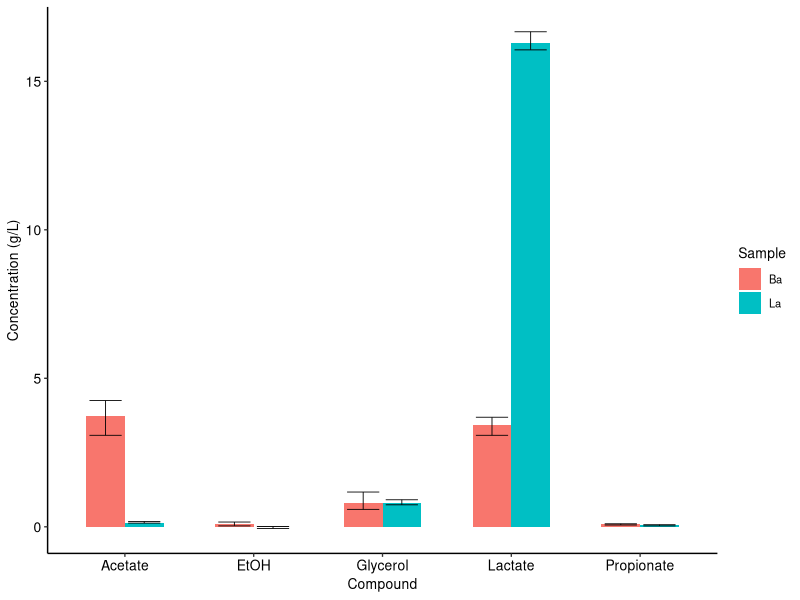
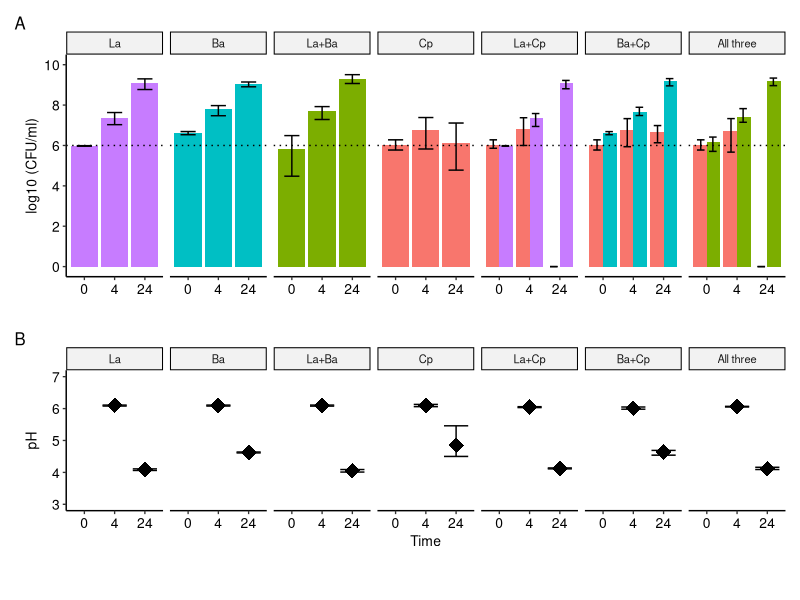
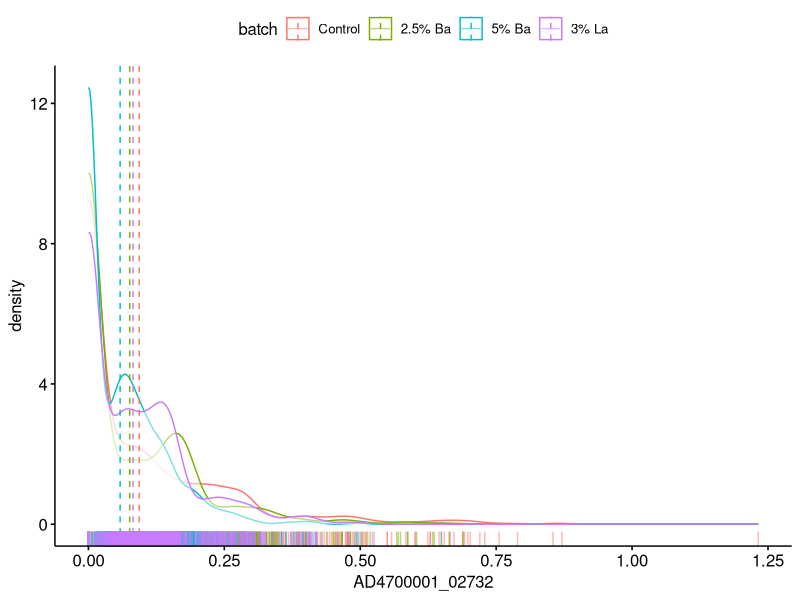
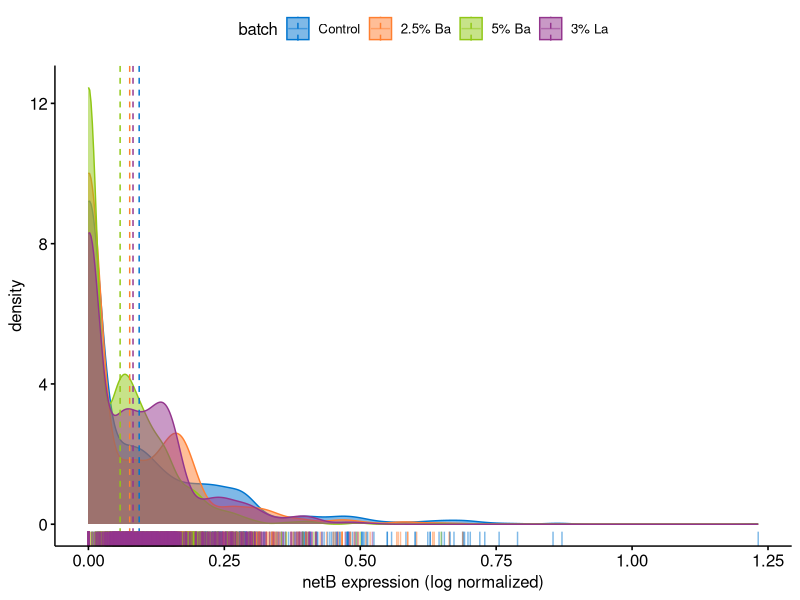
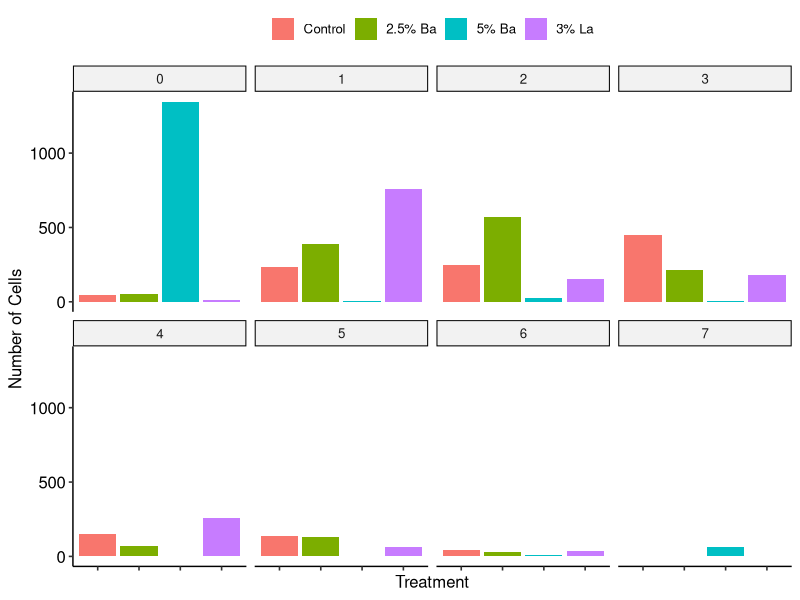
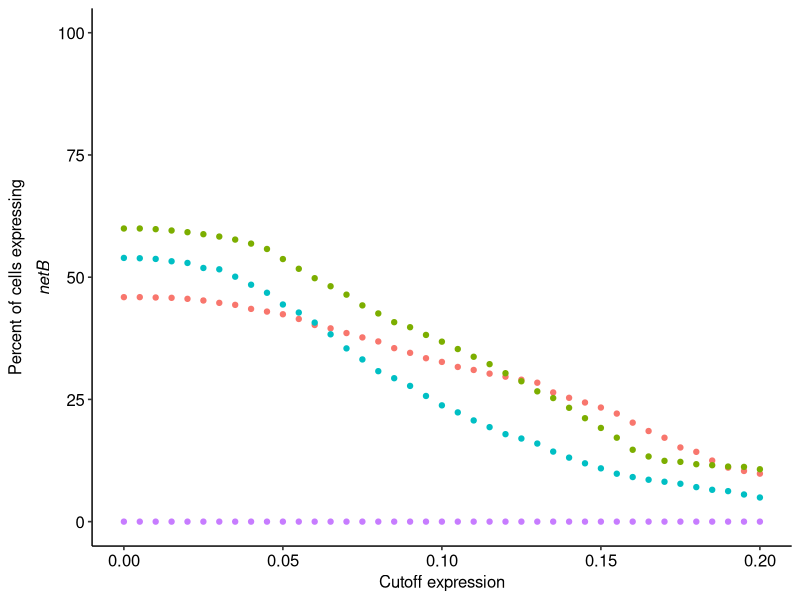
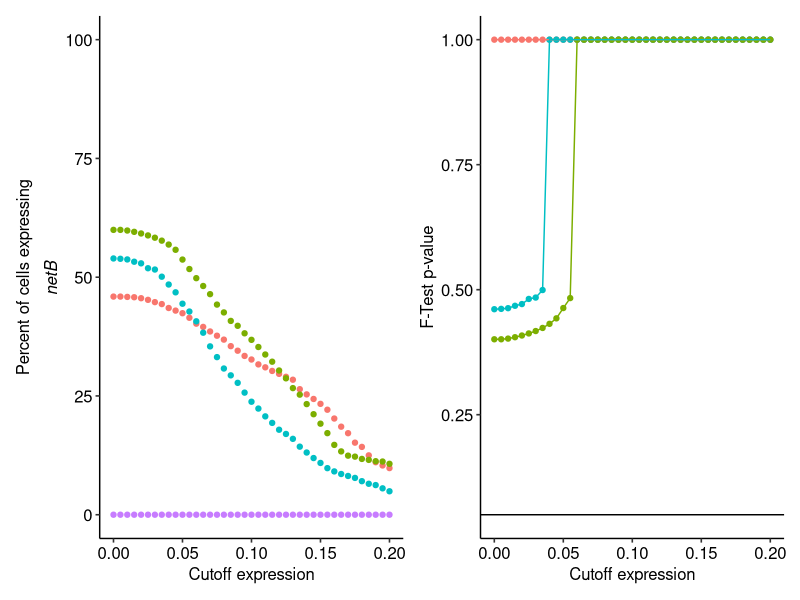
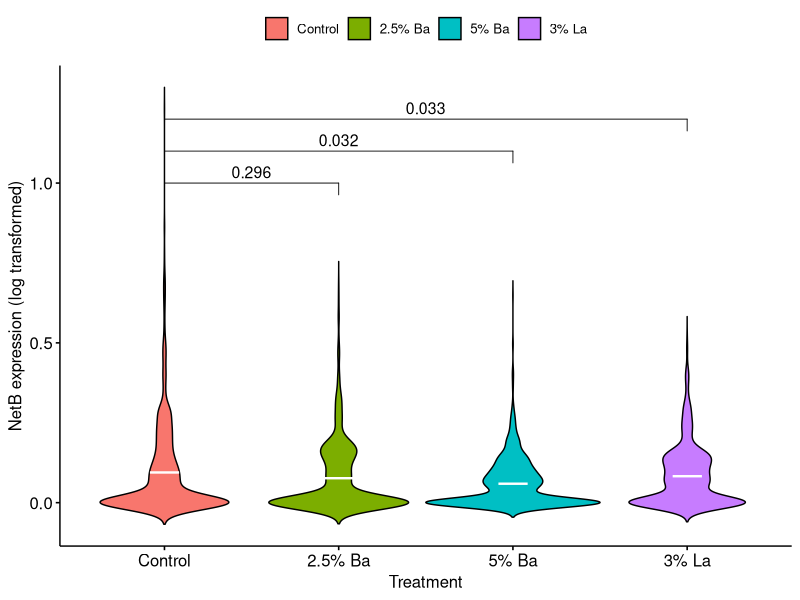

Write R code to recreate these figures, in order.
# This script is for plotting the data for Meisch et al. 
# Written by Gerda Saxer 2026
# 

# Loading libraries
library(ggpubr)
library(rstatix)
library(tidyverse)
library(readxl)
library(broom)
library(patchwork)
library(cowplot)
library(rstatix)
library(purrr)
library(dbplyr)


######################################################################################################
####### Metabolites #############
######################################################################################################


############ FIGURE 1 ############
sup <- read_xlsx('Meisch_et_al_Data_Tables.xlsx', sheet = "Organic Acids", na = c("", "NA", "N/A") )
glimpse(sup)

sup %>%
  ggplot(aes(Compound, Value, fill=Sample))+
  stat_summary(fun='mean', geom = 'bar', position='dodge', width = 0.6)+
  stat_summary(geom = 'errorbar', fun.data=mean_cl_boot, position = position_dodge(.6), size=.3, width = .5)+
  theme_pubr(base_size = 10)+
  theme(legend.position = "right" )+
  xlab("Compound")+
  ylab("Concentration (g/L)")+
  scale_x_discrete(labels=c("AG01" = "L. acidophilus", "AG02"="B. lactis"))




######################################################################################################
####### Co-culture #############
######################################################################################################


########   FIGURE 2 ######################
coculture <- read_xlsx('Meisch_et_al_Data_Tables.xlsx', sheet = "Co-Culture ", na = c("", "NA", "N/A") )
glimpse(coculture)


culture.labs <- c('BC'='Ba+Cp','B' = 'Ba',  'C'='Cp', 'L'='La', 'LB'='La+Ba', 'LBC'='All three', 'LC'='La+Cp','CP' = 'C. perfringens CP 25037', 'DFM'='L. acidophilus AG01')

options(repr.plot.width =9, repr.plot.height =3.5) 
cocu <- coculture %>%
  ggplot(aes(fill=Fill, x = as.factor(Time), y = logCFU)) +
  facet_grid(~factor(Culture, levels = c('L', 'B', 'LB', 'C', 'LC', 'BC', 'LBC')), labeller = as_labeller(culture.labs))+
  stat_summary(fun = "mean", geom ="bar", position="dodge")+
  stat_summary(geom = "errorbar", fun.data=mean_cl_boot, position = position_dodge(.8), width=.5)+
  scale_y_continuous(limits = c(0, 10), breaks = c(0, 2, 4, 6, 8, 10))+
  geom_hline(yintercept = 6, linetype="dotted")+
  ylab("log10 (CFU/ml)") + 
  xlab("")+
  theme_pubr(base_size = 10)+
  theme(legend.position = "none")
#cocu

# ANOVA Viability among Cp containing cultures at T = 4
coculture %>% 
  filter(Time == 4) %>% 
  filter(Media =="CP") %>% 
  filter(Culture %in% c("C", "BC", "LC", "LBC")) %>% 
  aov(logCFU ~ Culture, .) %>% summary.aov

# ANOVA Viability among Cp containing cultures at T = 24
coculture %>% 
  filter(Time == 24) %>% 
  filter(Media =="CP") %>% 
  filter(Culture %in% c("C", "BC", "LC", "LBC")) %>% 
  aov(logCFU ~ Culture, .) %>% summary.aov

# Tukey HSD for Viability among Cp containing cultures at T = 24
coculture %>%   
  filter(Time == 24) %>% 
  filter(Media =="CP") %>% 
  filter(Culture %in% c("C", "BC", "LC", "LBC")) %>% 
  tukey_hsd(logCFU ~ Culture) %>% view()


## pH of co-cultures

ph <- coculture %>%
  ggplot(aes(x = as.factor(Time), y = pH)) +
  facet_grid(~factor(Culture, levels = c('L', 'B', 'LB', 'C', 'LC', 'BC', 'LBC')), labeller = as_labeller(culture.labs))+
  stat_summary(fun = "mean", geom ="point", position="dodge", shape='diamond', size=5)+
  stat_summary(geom = "errorbar", fun.data=mean_cl_boot, position = position_dodge(.8), size=0.5, width=.8)+
  ylim(3,7)+
  ylab("pH") + 
  xlab("Time")+
  theme_pubr(base_size = 10)
#ph

(cocu )/(ph +plot_layout(height = c(4,1))) + plot_annotation(tag_levels="A")

coculture %>% 
  filter(Time == 24) %>% 
  aov(pH ~ Culture, .) %>% summary.aov
pairwise_pH <- coculture %>%   
  filter(Time == 24) %>%
  tukey_hsd(pH ~ Culture) %>% view()


######################################################################################################
####### netB expression #############
######################################################################################################

netB <- read_xlsx('Meisch_et_al_Data_Tables.xlsx', sheet = "NetB expression", na = c("", "NA", "N/A") )
glimpse(netB)

control <- filter(netB, batch =='Control')
AG02_2.5 <- filter(netB, batch =='2.5% Ba')
AG02_5 <- filter(netB, batch =='5% Ba')
La <- filter(netB, batch == "3% La")

summary(netB)

netB$batch <- factor(netB$batch, levels = c('Control', '2.5% Ba', '5% Ba', '3% La'))
ggdensity(netB, x = 'AD4700001_02732', add="mean", rug=TRUE, color = 'batch') 
ggdensity(netB, x = 'AD4700001_02732', add='mean', rug =TRUE, color = 'batch', fill='batch', xlab="netB expression (log normalized)", palette = c('#0075CF', '#FF7F30','#90C715', '#93358D'))



############ Figure 3B ############

netB %>%
  ggplot(aes(x = factor(batch, 
                        levels = c("Control", "2.5% Ba", "5% Ba", "3% La")))) +
  geom_bar(aes(fill = batch)) +
  facet_wrap(~louvain, ncol = 4) +
  theme_pubr() +
  theme(axis.text.x = element_blank(), legend.title = element_blank()) +
  ylab("Number of Cells") +
  xlab("Treatment")


############ Fisher' exact test Treatment - Control - Cells expessing netB with expression > 0
threshold <- 0.0

# Summary table
summary_tbl <- netB %>%
  mutate(NetB = AD4700001_02732 > threshold) %>%
  group_by(batch) %>%
  summarise(Total_cells = n(),
    NetB_expressing = sum(NetB),
    Non_expressing = sum(!NetB),
    Percent_expressing = round(100 * NetB_expressing / Total_cells, 1),
    .groups = "drop")


control <- summary_tbl %>%
  filter(batch == "Control")

fisher_results <- summary_tbl %>%
  filter(batch != "Control") %>%
  rowwise() %>%
  mutate(p.value = fisher.test( matrix(
    c(control$NetB_expressing,
      control$Non_expressing,
      NetB_expressing,
      Non_expressing), 
    nrow = 2, byrow = TRUE))$p.value) %>%
  ungroup() %>%
  select(batch, p.value)

final_table <- summary_tbl %>%
  left_join(fisher_results, by = "batch")

final_table <- final_table %>%
  mutate( batch = factor( batch, levels = c("Control", "2.5% Ba", "5% Ba", "3% La"))) %>%
  arrange(batch)

final_table



############ Figure 4 and cut-off analyses ############

cutoffs <- seq(0, 0.2, by = 0.005)
samples <- list(Control = control, `2.5% Ba` = AG02_2.5, `5% Ba` = AG02_5,`3% La` = La)

final_df <- map_dfr(cutoffs, function(cutoff) {
  summary_tbl <- map_dfr(names(samples), function(trt) {
    df <- samples[[trt]]
    expressing <- sum(df$AD4700001_02732 > cutoff)
    total <- nrow(df)
    tibble(Sample = trt,
           cutoff = cutoff,
           `no expression` = total - expressing,
           `netB expression` = expressing,
           netB = expressing / total)
  })
  
  control_row <- summary_tbl %>%
    filter(Sample == "Control")
  
  summary_tbl %>%
    rowwise() %>%
    mutate(p.value = case_when(
      Sample == "Control" ~ NA_real_, TRUE ~ fisher.test(matrix(
        c(control_row$`netB expression`,
          control_row$`no expression`,
          `netB expression`,
          `no expression`),
        nrow = 2,byrow = TRUE))$p.value)) %>%
    ungroup()
  
})



nb <- ggplot(final_df, aes(cutoff, netB*100, color = Sample))+
  geom_point()+
  theme_pubr()+
  ylim(0,100)+
  theme(legend.position="none")+
  labs(x = "Cutoff expression", 
       y = expression(atop("Percent of cells expressing", 
                           italic("netB"))))
nb

f <- ggplot(final_df, aes(cutoff, p.value, color=Sample))+
  geom_point()+
  geom_line()+
  theme_pubr()+
  theme(legend.position="none")+
  geom_hline(yintercept=0.05)+
  ylab("F-Test p-value")+
  xlab("Cutoff expression")

nb + f


############ Figure 5B ############

##. Kruskal-Wallis test with Dunn post-hoc pairwise comparisons with Bonferroni correction

# Overall test
kruskal_test(netB, AD4700001_02732 ~ batch)
stat.test <- netB %>%
  dunn_test(AD4700001_02732 ~ batch, p.adjust.method = "bonferroni")
stat.test

stat.test <- netB %>%
  dunn_test(AD4700001_02732 ~ batch, p.adjust.method = "bonferroni") %>%
  filter(group1 == "Control" | group2 == "Control") %>%
  mutate( p.adj.label = sprintf("%.3f", p.adj))

netB %>%
  mutate(rank = rank(AD4700001_02732, ties.method = "average")) %>%
  group_by(batch) %>%
  summarise(
    mean_expr = mean(AD4700001_02732),
    median_expr = median(AD4700001_02732),
    mean_rank = mean(rank),
    .groups = "drop") %>%
  arrange(desc(mean_rank))

ggviolin(netB, x = "batch", y = "AD4700001_02732",
         ylab = "NetB expression (log transformed)", 
         xlab = "Treatment", 
         ggtheme = theme_pubr(), 
         fill = "batch") +
  stat_summary(fun = mean, geom = "point", shape = 95, size = 12, color = "white")+
  # stat_summary(fun = mean,geom = "point", shape = 18, size = 4, color = "white") +
  stat_pvalue_manual(stat.test, label = "p.adj.label", y.position = c(1.0, 1.1, 1.2), size = 4) +
  theme(legend.title = element_blank())



######################################################################################################
####### Cytotoxicity #############
######################################################################################################


############ Figure 7E ############

cytotox <- read_xlsx('Meisch_et_al_Data_Tables.xlsx', sheet = "Cytotoxicity", na = c("", "NA", "N/A") )
glimpse(cytotox)

## ANOVA
fit <- aov(Viability ~ Sample, data = cytotox)
summary(fit)

## Post-hoc Tukey HSD TEST
tukey_results <- TukeyHSD(fit) %>% broom::tidy()

tukey_results

stat.test2 <- tukey_results %>%
  filter(adj.p.value < 0.05) %>%
  mutate(adj.p.value.label = sprintf("%.3f", adj.p.value))

## Selecting significant pairwise comparisons
stat.test2 <- stat.test2 %>%
  separate(contrast, into = c("group1", "group2"), sep = "-")
stat.test2

stat.test2$y.position <- c(130, 140, 120)
stat_pvalue_manual(stat.test2,label = "adj.p.value.label")

# Order samples
cytotox$Sample <- factor(cytotox$Sample, levels = c("BHI", "CP", "3% AG01", "2.5% AG02", "5% AG02"))

# Mean and 95% CI
cytotox_ci <- cytotox %>%
  group_by(Sample) %>%
  summarise(n = sum(!is.na(Viability)), mean = mean(Viability, na.rm = TRUE),
            sd = sd(Viability, na.rm = TRUE), ci = qt(0.975, df = n - 1) * sd / sqrt(n),
            .groups = "drop")
cytotox_ci

# Plotting with 95% CI and significance
ggplot(cytotox_ci) +
  geom_col(aes(Sample, mean, fill=Sample), width = 0.5, show.legend = FALSE)+
  geom_errorbar(aes(Sample, mean, ymin=mean-ci, ymax=mean+ci), width = 0.2)+
  stat_pvalue_manual(stat.test2, label = "adj.p.value.label", size = 4)+
  scale_x_discrete(limits = c('BHI', 'CP', '3% AG01', '2.5% AG02', '5% AG02'), 
                   labels=c("BHI"="Media","CP"="Cp","3% AG01" = "Cp+3% La", "2.5% AG02" = "Cp+2.5% Ba", "5% AG02" = "Cp+5% Ba"))+
  theme_pubr()+
  ylim(0,150)+
  ylab("Epithelial Cell Viability (%)") + 
  xlab("")




######################################################################################################
####### Proof of Concept Trail #############
######################################################################################################


########## Figure 8: POC Lesion scores ################

lesions <- read_xlsx('Meisch_et_al_Data_Tables.xlsx', sheet = "POC_Lesion_Summary", na = c("", "NA", "N/A") )

lesions %>%
  mutate(Score = factor(Score), Treatment = recode(Treatment,
                                                   "NC" = "NC", "CC" = "CC", "AD-1E8" = "AD", "ED-1E8" = "ED"),
         Treatment = factor(Treatment, levels = c("NC", "CC", "AD", "ED"))) %>%
  ggplot(aes(fill = Score, x = Treatment, y = Birds)) +
  geom_bar(position = "fill", stat = "identity", width = 0.6) +
  scale_y_continuous(labels = scales::percent) +
  ylab("Percent of birds with lesions")+
  theme_pubr(base_size = 12) +
  theme(axis.text.x = element_text(angle = 0, hjust = 0.5), legend.position = "right")
